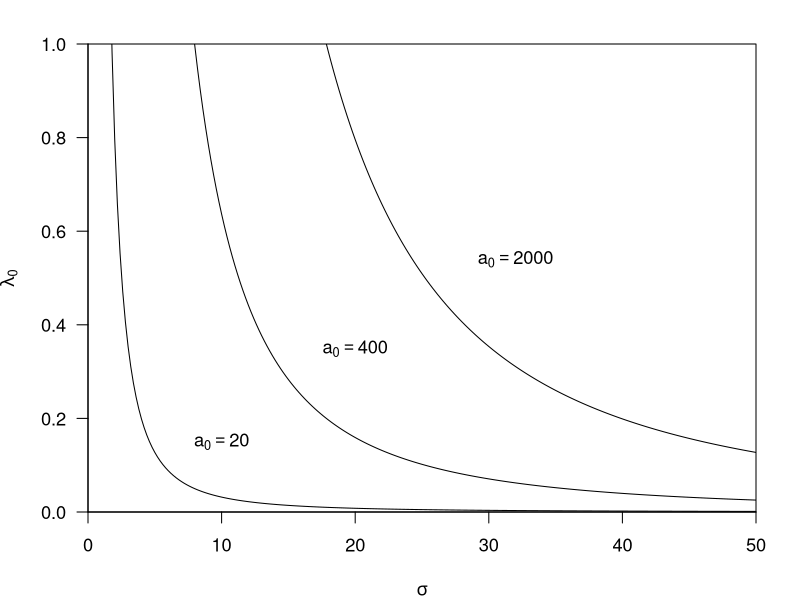
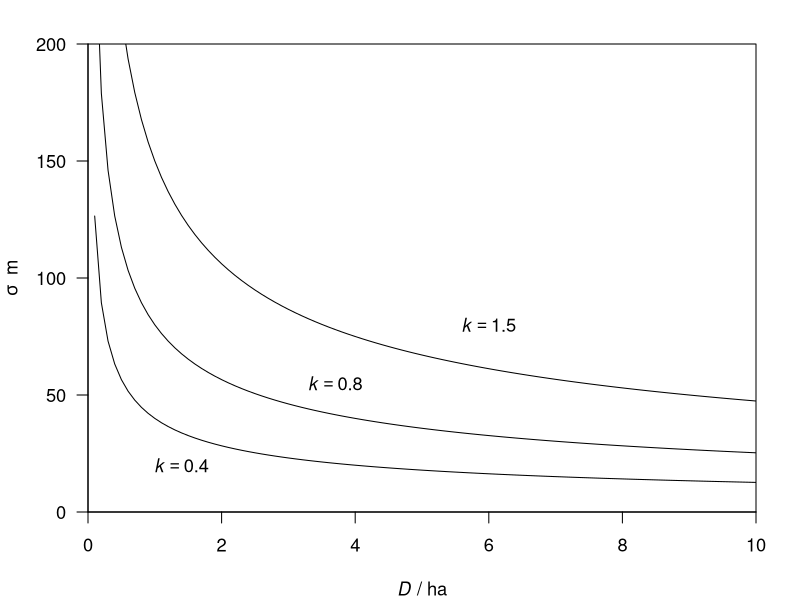

Write R code to recreate these figures, in order. (Note: this script raises an error after producing the figures.)
## ---- chunk 1
par(cex = 1.1, mar=c(4,4,2,2), las = 1)
plot(0,0, type = 'n', xlim = c(0,50), xaxs = 'i', ylim = c(0,1), yaxs = 'i',
     xlab = expression(sigma), ylab = expression(lambda[0]))
sig <- seq(0, 50, 0.2)
oneline <- function(a0,x,y) {lines(sig, a0 / (2 * pi * sig^2))
    text(x,y, bquote(a[0] == .(a0)))}
oneline(20, 10, 0.15)
oneline(400, 20, 0.35)
oneline(2000, 32, 0.54)
## ---- chunk 2
par(cex = 1.1, mar = c(4,4,2,2), las = 1)
plot(0,0, type = 'n', xlim = c(0,10), xaxs = 'i', ylim = c(0,200), yaxs = 'i',
     xlab = expression(paste(italic(D), " / ha")), ylab=expression(paste(sigma , "  m")))
D <- seq(0, 10, 0.1)
oneline <- function(k,x,y) {
    lines(D, k*100 / sqrt(D))
    text(x,y, bquote(italic(k) == .(k)))
}
oneline(0.4, 1.4, 20)
oneline(0.8, 3.7, 55)
oneline(1.5, 6, 80)
## ---- chunk 3
fit0  <- secr.fit(captdata, model = a0~1, detectfn = 'HHN',
                  trace = FALSE)
fitbk <- secr.fit(captdata, model = a0~bk, detectfn = 'HHN', 
                  trace = FALSE, start = fit0)
## ---- chunk 4
msk <- make.mask(traps(ovenCH[[1]]), buffer = 300, nx = 25)
oven0509b <- secr.fit(ovenCH, model = list(D ~ session, 
    sigma ~ session, lambda0 ~ session + bk), mask = msk, 
    detectfn = 'HHN', trace = FALSE)
## ---- chunk 5
oven0509bs <- secr.fit(ovenCH, model = list(D ~ session, sigmak ~ 1,
    a0 ~ bk), mask = msk, detectfn = 'HHN', trace = FALSE)
## ---- chunk 6
k <- predict(oven0509bs)[[1]]['sigmak','estimate']
Dest <- collate(oven0509b)[,1,'estimate','D']
sigest <- collate(oven0509b)[,1,'estimate','sigma']
par(cex = 1.1, mar=c(4,4,2,2), las = 1, bty = 'l')
plot(0,0, type='n', xlim=c(0,1.5), xaxs='i', ylim=c(0,150), yaxs='i',
     xlab = expression(paste(italic(D), " / ha")), ylab=expression(paste(sigma , "  m")))
D <- seq(0.2, 1.5, 0.01)
lines(D,  k / sqrt(D))
points(Dest, sigest, pch = 16)
